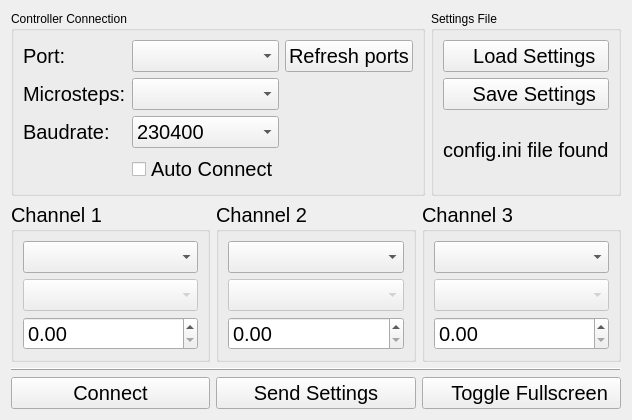
      <widget class="QWidget" name="setup_tab">
       <attribute name="title">
        <string>Setup</string>
       </attribute>
       <layout class="QVBoxLayout" name="verticalLayout_14">
        <item>
         <layout class="QHBoxLayout" name="horizontalLayout_2">
          <item>
           <widget class="QGroupBox" name="groupBox">
            <property name="title">
             <string>Controller Connection</string>
            </property>
            <layout class="QHBoxLayout" name="horizontalLayout_24">
             <item>
              <layout class="QGridLayout" name="gridLayout_4">
               <item row="2" column="1">
                <widget class="QComboBox" name="setup_baudrate_input">
                 <property name="font">
                  <font>
                   <pointsize>15</pointsize>
                  </font>
                 </property>
                 <item>
                  <property name="text">
                   <string>230400</string>
                  </property>
                 </item>
                </widget>
               </item>
               <item row="0" column="1">
                <widget class="QComboBox" name="setup_port_input">
                 <property name="font">
                  <font>
                   <pointsize>15</pointsize>
                  </font>
                 </property>
                </widget>
               </item>
               <item row="2" column="0">
                <widget class="QLabel" name="setup_baudrate_label">
                 <property name="font">
                  <font>
                   <pointsize>15</pointsize>
                  </font>
                 </property>
                 <property name="text">
                  <string>Baudrate:</string>
                 </property>
                </widget>
               </item>
               <item row="0" column="2">
                <widget class="QPushButton" name="setup_refresh_ports_button">
                 <property name="sizePolicy">
                  <sizepolicy hsizetype="Maximum" vsizetype="Fixed">
                   <horstretch>0</horstretch>
                   <verstretch>0</verstretch>
                  </sizepolicy>
                 </property>
                 <property name="font">
                  <font>
                   <pointsize>15</pointsize>
                  </font>
                 </property>
                 <property name="text">
                  <string>Refresh ports</string>
                 </property>
                </widget>
               </item>
               <item row="0" column="0">
                <widget class="QLabel" name="setup_port_label">
                 <property name="sizePolicy">
                  <sizepolicy hsizetype="Maximum" vsizetype="Preferred">
                   <horstretch>0</horstretch>
                   <verstretch>0</verstretch>
                  </sizepolicy>
                 </property>
                 <property name="font">
                  <font>
                   <pointsize>15</pointsize>
                  </font>
                 </property>
                 <property name="text">
                  <string>Port:</string>
                 </property>
                </widget>
               </item>
               <item row="1" column="0">
                <widget class="QLabel" name="setup_microsteps_label">
                 <property name="font">
                  <font>
                   <pointsize>15</pointsize>
                  </font>
                 </property>
                 <property name="text">
                  <string>Microsteps:</string>
                 </property>
                </widget>
               </item>
               <item row="1" column="1">
                <widget class="QComboBox" name="setup_microstepping_input">
                 <property name="font">
                  <font>
                   <pointsize>15</pointsize>
                  </font>
                 </property>
                </widget>
               </item>
               <item row="3" column="1">
                <widget class="QCheckBox" name="setup_auto_connect_checkbox">
                 <property name="font">
                  <font>
                   <pointsize>15</pointsize>
                  </font>
                 </property>
                 <property name="text">
                  <string>Auto Connect</string>
                 </property>
                </widget>
               </item>
              </layout>
             </item>
            </layout>
           </widget>
          </item>
          <item>
           <widget class="QGroupBox" name="groupBox_2">
            <property name="title">
             <string>Settings File</string>
            </property>
            <layout class="QHBoxLayout" name="horizontalLayout_17">
             <item>
              <layout class="QGridLayout" name="gridLayout_5">
               <item row="0" column="0">
                <widget class="QPushButton" name="setup_load_settings_button">
                 <property name="font">
                  <font>
                   <pointsize>15</pointsize>
                  </font>
                 </property>
                 <property name="text">
                  <string>   Load Settings</string>
                 </property>
                 <property name="icon">
                  <iconset>
                   <normaloff>../../../.designer/backup/icons/disc white.png</normaloff>../../../.designer/backup/icons/disc white.png</iconset>
                 </property>
                </widget>
               </item>
               <item row="1" column="0">
                <widget class="QPushButton" name="setup_save_settings_button">
                 <property name="font">
                  <font>
                   <pointsize>15</pointsize>
                  </font>
                 </property>
                 <property name="text">
                  <string>   Save Settings</string>
                 </property>
                 <property name="icon">
                  <iconset>
                   <normaloff>../../../.designer/backup/icons/disc black.png</normaloff>../../../.designer/backup/icons/disc black.png</iconset>
                 </property>
                </widget>
               </item>
               <item row="2" column="0">
                <widget class="QLabel" name="setup_config_file_label">
                 <property name="font">
                  <font>
                   <pointsize>15</pointsize>
                  </font>
                 </property>
                 <property name="text">
                  <string>config.ini file found</string>
                 </property>
                </widget>
               </item>
              </layout>
             </item>
            </layout>
           </widget>
          </item>
         </layout>
        </item>
        <item>
         <layout class="QHBoxLayout" name="horizontalLayout_27">
          <item>
           <widget class="QGroupBox" name="setup_channel_1_group">
            <property name="font">
             <font>
              <pointsize>15</pointsize>
             </font>
            </property>
            <property name="title">
             <string>Channel 1</string>
            </property>
            <layout class="QVBoxLayout" name="verticalLayout_6">
             <item>
              <widget class="QComboBox" name="setup_channel_1_syringe_input">
               <property name="font">
                <font>
                 <pointsize>15</pointsize>
                </font>
               </property>
              </widget>
             </item>
             <item>
              <widget class="QComboBox" name="setup_channel_1_unit_input">
               <property name="enabled">
                <bool>false</bool>
               </property>
               <property name="font">
                <font>
                 <pointsize>15</pointsize>
                </font>
               </property>
              </widget>
             </item>
             <item>
              <widget class="QDoubleSpinBox" name="setup_channel_1_accel_input">
               <property name="font">
                <font>
                 <pointsize>15</pointsize>
                </font>
               </property>
               <property name="maximum">
                <double>99999.990000000005239</double>
               </property>
              </widget>
             </item>
            </layout>
           </widget>
          </item>
          <item>
           <widget class="QGroupBox" name="setup_channel_2_group">
            <property name="font">
             <font>
              <pointsize>15</pointsize>
             </font>
            </property>
            <property name="title">
             <string>Channel 2</string>
            </property>
            <layout class="QVBoxLayout" name="verticalLayout_7">
             <item>
              <widget class="QComboBox" name="setup_channel_2_syringe_input">
               <property name="font">
                <font>
                 <pointsize>15</pointsize>
                </font>
               </property>
              </widget>
             </item>
             <item>
              <widget class="QComboBox" name="setup_channel_2_unit_input">
               <property name="enabled">
                <bool>false</bool>
               </property>
               <property name="font">
                <font>
                 <pointsize>15</pointsize>
                </font>
               </property>
              </widget>
             </item>
             <item>
              <widget class="QDoubleSpinBox" name="setup_channel_2_accel_input">
               <property name="font">
                <font>
                 <pointsize>15</pointsize>
                </font>
               </property>
               <property name="maximum">
                <double>99999.990000000005239</double>
               </property>
              </widget>
             </item>
            </layout>
           </widget>
          </item>
          <item>
           <widget class="QGroupBox" name="setup_channel_3_group">
            <property name="font">
             <font>
              <pointsize>15</pointsize>
             </font>
            </property>
            <property name="title">
             <string>Channel 3</string>
            </property>
            <layout class="QVBoxLayout" name="verticalLayout_8">
             <item>
              <widget class="QComboBox" name="setup_channel_3_syringe_input">
               <property name="font">
                <font>
                 <pointsize>15</pointsize>
                </font>
               </property>
              </widget>
             </item>
             <item>
              <widget class="QComboBox" name="setup_channel_3_unit_input">
               <property name="enabled">
                <bool>false</bool>
               </property>
               <property name="font">
                <font>
                 <pointsize>15</pointsize>
                </font>
               </property>
              </widget>
             </item>
             <item>
              <widget class="QDoubleSpinBox" name="setup_channel_3_accel_input">
               <property name="font">
                <font>
                 <pointsize>15</pointsize>
                </font>
               </property>
               <property name="maximum">
                <double>99999.990000000005239</double>
               </property>
              </widget>
             </item>
            </layout>
           </widget>
          </item>
         </layout>
        </item>
        <item>
         <widget class="Line" name="line_6">
          <property name="frameShadow">
           <enum>QFrame::Raised</enum>
          </property>
          <property name="orientation">
           <enum>Qt::Horizontal</enum>
          </property>
         </widget>
        </item>
        <item>
         <layout class="QVBoxLayout" name="verticalLayout_13">
          <item>
           <layout class="QHBoxLayout" name="horizontalLayout_7">
            <item>
             <widget class="QPushButton" name="setup_connect_button">
              <property name="sizePolicy">
               <sizepolicy hsizetype="Minimum" vsizetype="Minimum">
                <horstretch>0</horstretch>
                <verstretch>0</verstretch>
               </sizepolicy>
              </property>
              <property name="font">
               <font>
                <pointsize>15</pointsize>
               </font>
              </property>
              <property name="text">
               <string>Connect</string>
              </property>
             </widget>
            </item>
            <item>
             <widget class="QPushButton" name="setup_send_all_settings_button">
              <property name="sizePolicy">
               <sizepolicy hsizetype="Minimum" vsizetype="Minimum">
                <horstretch>0</horstretch>
                <verstretch>0</verstretch>
               </sizepolicy>
              </property>
              <property name="font">
               <font>
                <pointsize>15</pointsize>
               </font>
              </property>
              <property name="acceptDrops">
               <bool>true</bool>
              </property>
              <property name="text">
               <string>Send Settings</string>
              </property>
             </widget>
            </item>
            <item>
             <widget class="QPushButton" name="setup_toggle_fullscreen_button">
              <property name="sizePolicy">
               <sizepolicy hsizetype="Minimum" vsizetype="Minimum">
                <horstretch>0</horstretch>
                <verstretch>0</verstretch>
               </sizepolicy>
              </property>
              <property name="font">
               <font>
                <pointsize>15</pointsize>
               </font>
              </property>
              <property name="text">
               <string>   Toggle Fullscreen</string>
              </property>
              <property name="icon">
               <iconset>
                <normaloff>../../../../.designer/backup/icons/fullscreen.png</normaloff>../../../../.designer/backup/icons/fullscreen.png</iconset>
              </property>
             </widget>
            </item>
           </layout>
          </item>
         </layout>
        </item>
       </layout>
      </widget>
